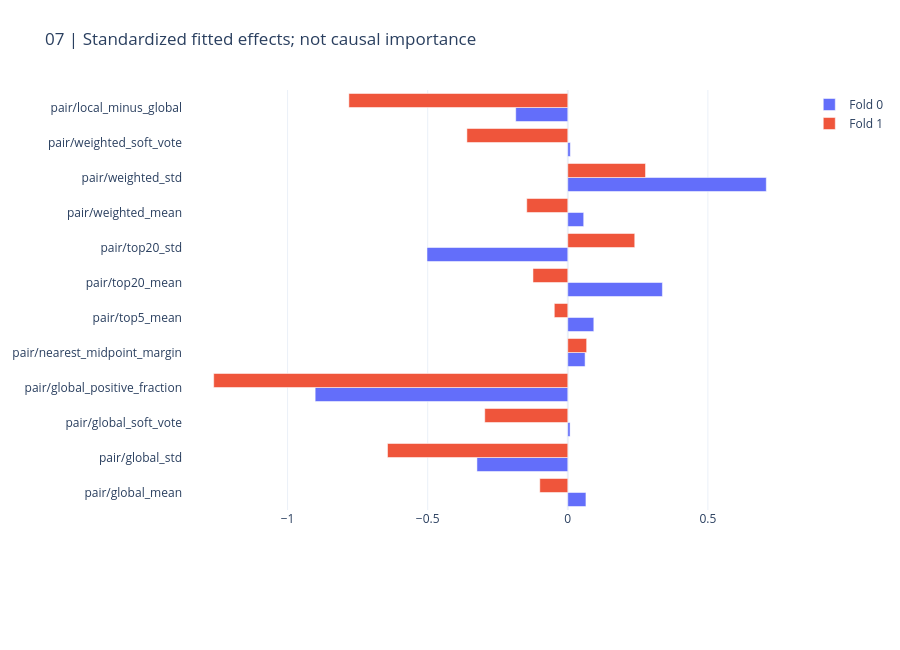
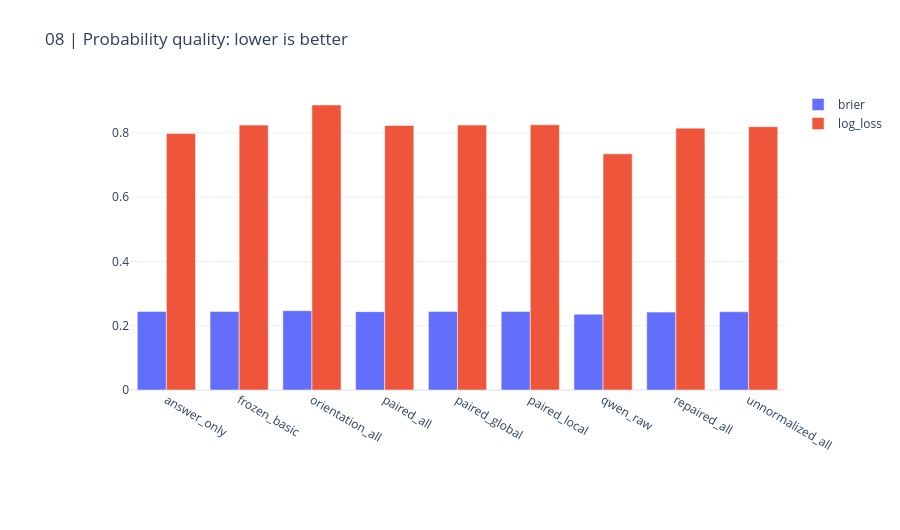

Notebook cell for these charts, in order:
### Markdown cell above
## 5. Fitted effects and probability quality

Coefficients are associations under the fixed readout. AUC may improve while Brier or log loss worsen. Cross-fitting new pair statistics does not turn the adapted training answer scores into out-of-fold encoder predictions.

### Code cell
CHARTS[6].show(renderer="plotly_mimetype")
CHARTS[7].show(renderer="plotly_mimetype")
display(pd.DataFrame(result["pooled_metrics"]))

### Figure 1 — Plotly figure (JSON) as saved in the notebook; plotly's stock layout.template omitted (floating-point values rounded to 4 significant figures)
{"data": [{"name": "Fold 0", "orientation": "h", "type": "bar", "x": [0.06476, -0.3242, 0.008202, -0.9016, 0.06177, 0.09285, 0.3377, -0.5025, 0.05675, 0.7085, 0.008959, -0.1858], "y": ["pair/global_mean", "pair/global_std", "pair/global_soft_vote", "pair/global_positive_fraction", "pair/nearest_midpoint_margin", "pair/top5_mean", "pair/top20_mean", "pair/top20_std", "pair/weighted_mean", "pair/weighted_std", "pair/weighted_soft_vote", "pair/local_minus_global"]}, {"name": "Fold 1", "orientation": "h", "type": "bar", "x": [-0.09991, -0.6434, -0.2963, -1.264, 0.0673, -0.04807, -0.1243, 0.239, -0.1464, 0.2774, -0.36, -0.7813], "y": ["pair/global_mean", "pair/global_std", "pair/global_soft_vote", "pair/global_positive_fraction", "pair/nearest_midpoint_margin", "pair/top5_mean", "pair/top20_mean", "pair/top20_std", "pair/weighted_mean", "pair/weighted_std", "pair/weighted_soft_vote", "pair/local_minus_global"]}], "layout": {"barmode": "group", "height": 650, "margin": {"b": 140, "l": 130, "r": 35, "t": 90}, "title": {"text": "07 | Standardized fitted effects; not causal importance"}, "xaxis": {"automargin": true}, "yaxis": {"automargin": true}}}

### Figure 2 — Plotly figure (JSON) as saved in the notebook; plotly's stock layout.template omitted (floating-point values rounded to 4 significant figures)
{"data": [{"name": "brier", "type": "bar", "x": ["answer_only", "frozen_basic", "orientation_all", "paired_all", "paired_global", "paired_local", "qwen_raw", "repaired_all", "unnormalized_all"], "y": [0.2446, 0.2444, 0.2468, 0.2439, 0.2445, 0.2441, 0.2359, 0.2424, 0.2435]}, {"name": "log_loss", "type": "bar", "x": ["answer_only", "frozen_basic", "orientation_all", "paired_all", "paired_global", "paired_local", "qwen_raw", "repaired_all", "unnormalized_all"], "y": [0.798, 0.8244, 0.8869, 0.8231, 0.8245, 0.8252, 0.7349, 0.8149, 0.8193]}], "layout": {"barmode": "group", "height": 530, "margin": {"b": 140, "l": 130, "r": 35, "t": 90}, "title": {"text": "08 | Probability quality: lower is better"}, "xaxis": {"automargin": true}, "yaxis": {"automargin": true}}}
